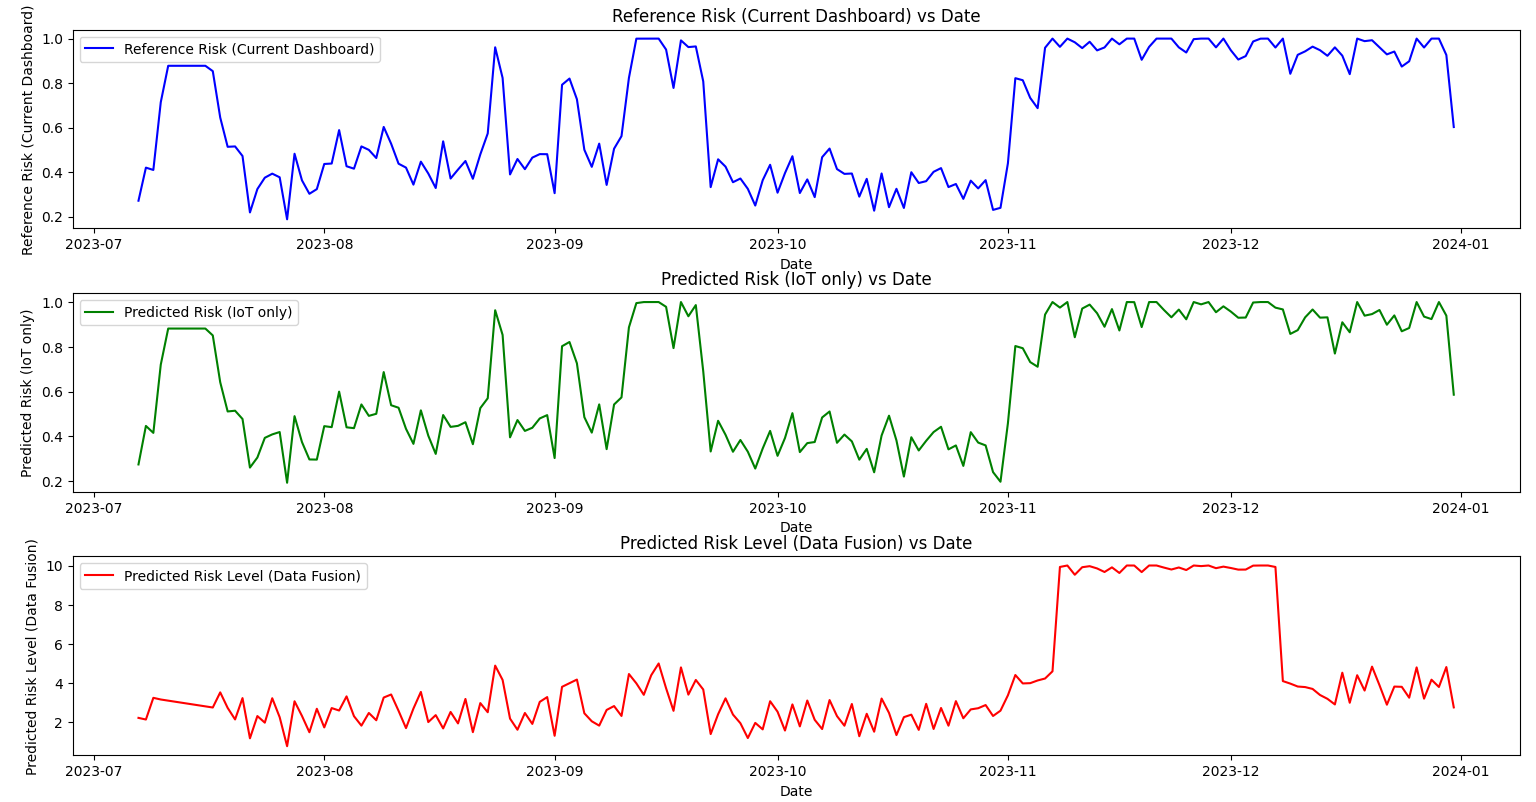

Python code for this plot:
import pandas as pd
import matplotlib.pyplot as plt

# Define file paths
iot_data_path = 'C:/Users/PC/Desktop/FYP/Final Code/IoT/Training/training_data_with_predictions.csv'
data_fusion_path = 'C:/Users/PC/Desktop/FYP/Final Code/Fusion/Final_Prediction.csv'

# Load the IoT data with predictions
iot_data = pd.read_csv(iot_data_path, parse_dates=['Date Created'], dayfirst=True)

# Load the data fusion predictions
data_fusion_data = pd.read_csv(data_fusion_path, parse_dates=['Date Created'], dayfirst=True)

# Plotting the graphs
plt.figure(figsize=(14, 10))

# Plot 1: Actual Risk (renamed as Reference Risk) against date
plt.subplot(3, 1, 1)
plt.plot(iot_data['Date Created'], iot_data['Actual Risk'], label='Reference Risk (Current Dashboard)', color='blue')
plt.xlabel('Date')
plt.ylabel('Reference Risk (Current Dashboard)')
plt.title('Reference Risk (Current Dashboard) vs Date')
plt.legend()

# Plot 2: Predicted Risk (using IoT only) against date
plt.subplot(3, 1, 2)
plt.plot(iot_data['Date Created'], iot_data['Predicted Risk'], label='Predicted Risk (IoT only)', color='green')
plt.xlabel('Date')
plt.ylabel('Predicted Risk (IoT only)')
plt.title('Predicted Risk (IoT only) vs Date')
plt.legend()

# Plot 3: Predicted Risk Level (Data Fusion) against date
plt.subplot(3, 1, 3)
plt.plot(data_fusion_data['Date Created'], data_fusion_data['Predicted Risk Level'], label='Predicted Risk Level (Data Fusion)', color='red')
plt.xlabel('Date')
plt.ylabel('Predicted Risk Level (Data Fusion)')
plt.title('Predicted Risk Level (Data Fusion) vs Date')
plt.legend()

# Adjust layout to prevent overlap
plt.tight_layout()

# Show the plot
plt.show()
